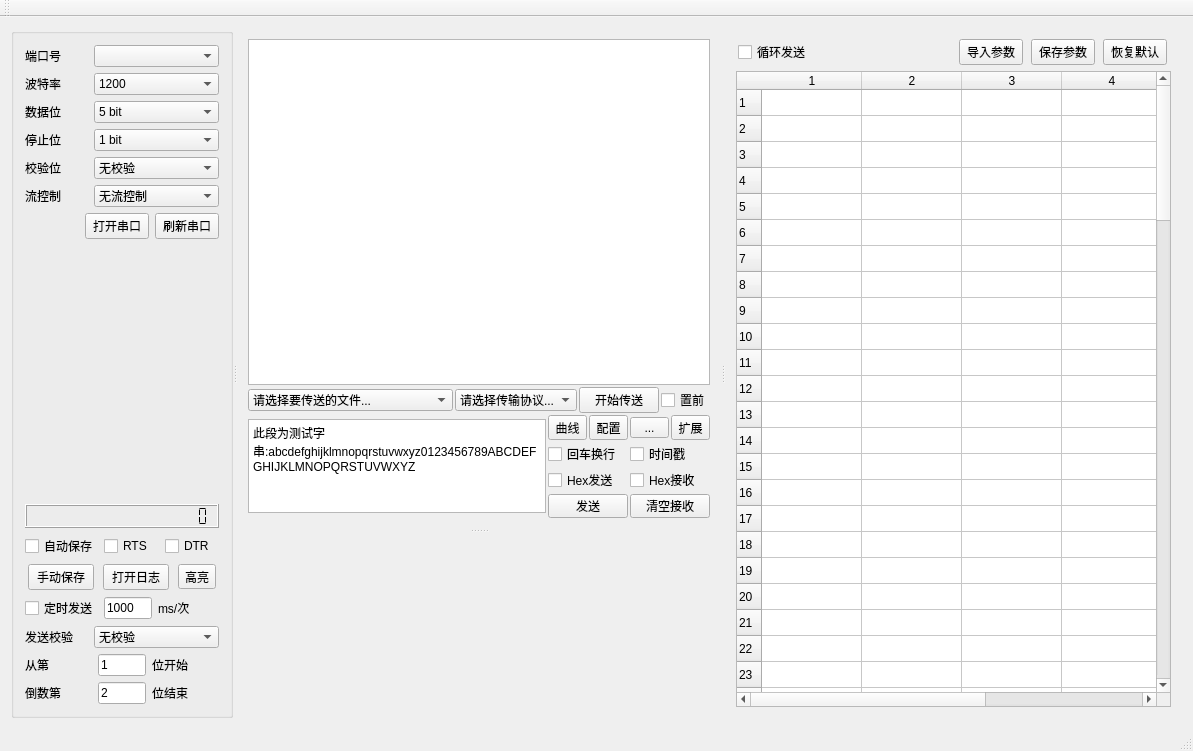
<?xml version="1.0" encoding="UTF-8"?>
<ui version="4.0">
 <class>SerialPortTool</class>
 <widget class="QMainWindow" name="SerialPortTool">
  <property name="geometry">
   <rect>
    <x>0</x>
    <y>0</y>
    <width>1193</width>
    <height>751</height>
   </rect>
  </property>
  <property name="windowTitle">
   <string>SerialPortTool</string>
  </property>
  <widget class="QWidget" name="centralWidget">
   <layout class="QHBoxLayout" name="horizontalLayout_22">
    <item>
     <widget class="QSplitter" name="splitter_serial_config">
      <property name="orientation">
       <enum>Qt::Horizontal</enum>
      </property>
      <widget class="QGroupBox" name="groupBox">
       <property name="sizePolicy">
        <sizepolicy hsizetype="Fixed" vsizetype="Preferred">
         <horstretch>0</horstretch>
         <verstretch>0</verstretch>
        </sizepolicy>
       </property>
       <property name="maximumSize">
        <size>
         <width>222</width>
         <height>16777215</height>
        </size>
       </property>
       <property name="title">
        <string/>
       </property>
       <layout class="QVBoxLayout" name="verticalLayout_5">
        <item>
         <layout class="QVBoxLayout" name="verticalLayout_6">
          <property name="sizeConstraint">
           <enum>QLayout::SetFixedSize</enum>
          </property>
          <item>
           <layout class="QVBoxLayout" name="verticalLayout_3">
            <property name="sizeConstraint">
             <enum>QLayout::SetFixedSize</enum>
            </property>
            <item>
             <layout class="QHBoxLayout" name="horizontalLayout" stretch="1,2">
              <item>
               <widget class="QLabel" name="label_com">
                <property name="text">
                 <string>端口号</string>
                </property>
               </widget>
              </item>
              <item>
               <widget class="QComboBox" name="comboBox_com_list"/>
              </item>
             </layout>
            </item>
            <item>
             <layout class="QHBoxLayout" name="horizontalLayout_2" stretch="1,2">
              <item>
               <widget class="QLabel" name="label_baudrate">
                <property name="text">
                 <string>波特率</string>
                </property>
               </widget>
              </item>
              <item>
               <widget class="QComboBox" name="comboBox_baudrate_list">
                <item>
                 <property name="text">
                  <string>1200</string>
                 </property>
                </item>
                <item>
                 <property name="text">
                  <string>2400</string>
                 </property>
                </item>
                <item>
                 <property name="text">
                  <string>4800</string>
                 </property>
                </item>
                <item>
                 <property name="text">
                  <string>9600</string>
                 </property>
                </item>
                <item>
                 <property name="text">
                  <string>115200</string>
                 </property>
                </item>
                <item>
                 <property name="text">
                  <string>921600</string>
                 </property>
                </item>
               </widget>
              </item>
             </layout>
            </item>
            <item>
             <layout class="QHBoxLayout" name="horizontalLayout_3" stretch="1,2">
              <item>
               <widget class="QLabel" name="label_data_bit">
                <property name="text">
                 <string>数据位</string>
                </property>
               </widget>
              </item>
              <item>
               <widget class="QComboBox" name="comboBox_data_bit_list">
                <item>
                 <property name="text">
                  <string>5 bit</string>
                 </property>
                </item>
                <item>
                 <property name="text">
                  <string>6 bit</string>
                 </property>
                </item>
                <item>
                 <property name="text">
                  <string>7 bit</string>
                 </property>
                </item>
                <item>
                 <property name="text">
                  <string>8 bit</string>
                 </property>
                </item>
               </widget>
              </item>
             </layout>
            </item>
            <item>
             <layout class="QHBoxLayout" name="horizontalLayout_4" stretch="1,2">
              <item>
               <widget class="QLabel" name="label_stop_bit">
                <property name="text">
                 <string>停止位</string>
                </property>
               </widget>
              </item>
              <item>
               <widget class="QComboBox" name="comboBox_stop_bit_list">
                <item>
                 <property name="text">
                  <string>1 bit</string>
                 </property>
                </item>
                <item>
                 <property name="text">
                  <string>1.5 bit</string>
                 </property>
                </item>
                <item>
                 <property name="text">
                  <string>2 bit</string>
                 </property>
                </item>
               </widget>
              </item>
             </layout>
            </item>
            <item>
             <layout class="QHBoxLayout" name="horizontalLayout_5" stretch="1,2">
              <item>
               <widget class="QLabel" name="label_check_bit">
                <property name="text">
                 <string>校验位</string>
                </property>
               </widget>
              </item>
              <item>
               <widget class="QComboBox" name="comboBox_check_bit_list">
                <item>
                 <property name="text">
                  <string>无校验</string>
                 </property>
                </item>
                <item>
                 <property name="text">
                  <string>奇校验</string>
                 </property>
                </item>
                <item>
                 <property name="text">
                  <string>偶校验</string>
                 </property>
                </item>
               </widget>
              </item>
             </layout>
            </item>
            <item>
             <layout class="QHBoxLayout" name="horizontalLayout_6" stretch="1,2">
              <item>
               <widget class="QLabel" name="label_flow_control">
                <property name="text">
                 <string>流控制</string>
                </property>
               </widget>
              </item>
              <item>
               <widget class="QComboBox" name="comboBox_flow_control_list">
                <item>
                 <property name="text">
                  <string>无流控制</string>
                 </property>
                </item>
                <item>
                 <property name="text">
                  <string>硬件流控制</string>
                 </property>
                </item>
                <item>
                 <property name="text">
                  <string>软件流控制</string>
                 </property>
                </item>
                <item>
                 <property name="text">
                  <string>自定义</string>
                 </property>
                </item>
               </widget>
              </item>
             </layout>
            </item>
            <item>
             <layout class="QHBoxLayout" name="horizontalLayout_11" stretch="6,1,1">
              <item>
               <spacer name="horizontalSpacer_2">
                <property name="orientation">
                 <enum>Qt::Horizontal</enum>
                </property>
                <property name="sizeHint" stdset="0">
                 <size>
                  <width>64</width>
                  <height>20</height>
                 </size>
                </property>
               </spacer>
              </item>
              <item>
               <widget class="QPushButton" name="pushButton_open_serial">
                <property name="maximumSize">
                 <size>
                  <width>64</width>
                  <height>16777215</height>
                 </size>
                </property>
                <property name="text">
                 <string>打开串口</string>
                </property>
               </widget>
              </item>
              <item>
               <widget class="QPushButton" name="pushButton_refresh_serial">
                <property name="maximumSize">
                 <size>
                  <width>64</width>
                  <height>16777215</height>
                 </size>
                </property>
                <property name="text">
                 <string>刷新串口</string>
                </property>
               </widget>
              </item>
             </layout>
            </item>
           </layout>
          </item>
          <item>
           <spacer name="verticalSpacer">
            <property name="orientation">
             <enum>Qt::Vertical</enum>
            </property>
            <property name="sizeHint" stdset="0">
             <size>
              <width>20</width>
              <height>168</height>
             </size>
            </property>
           </spacer>
          </item>
          <item>
           <layout class="QVBoxLayout" name="verticalLayout_4">
            <property name="sizeConstraint">
             <enum>QLayout::SetFixedSize</enum>
            </property>
            <item>
             <widget class="QLCDNumber" name="lcdNumber_time">
              <property name="minimumSize">
               <size>
                <width>0</width>
                <height>24</height>
               </size>
              </property>
              <property name="digitCount">
               <number>19</number>
              </property>
              <property name="segmentStyle">
               <enum>QLCDNumber::Flat</enum>
              </property>
             </widget>
            </item>
            <item>
             <layout class="QHBoxLayout" name="horizontalLayout_17">
              <item>
               <widget class="QCheckBox" name="checkBox_autosave">
                <property name="text">
                 <string>自动保存</string>
                </property>
               </widget>
              </item>
              <item>
               <widget class="QCheckBox" name="checkBox_rts">
                <property name="text">
                 <string>RTS</string>
                </property>
               </widget>
              </item>
              <item>
               <widget class="QCheckBox" name="checkBox_dtr">
                <property name="text">
                 <string>DTR</string>
                </property>
               </widget>
              </item>
             </layout>
            </item>
            <item>
             <layout class="QHBoxLayout" name="horizontalLayout_18"/>
            </item>
            <item>
             <layout class="QHBoxLayout" name="horizontalLayout_19">
              <item>
               <widget class="QPushButton" name="pushButton_manule_save">
                <property name="maximumSize">
                 <size>
                  <width>66</width>
                  <height>16777215</height>
                 </size>
                </property>
                <property name="text">
                 <string>手动保存</string>
                </property>
               </widget>
              </item>
              <item>
               <widget class="QPushButton" name="pushButton_open_log_doc">
                <property name="maximumSize">
                 <size>
                  <width>66</width>
                  <height>16777215</height>
                 </size>
                </property>
                <property name="text">
                 <string>打开日志</string>
                </property>
               </widget>
              </item>
              <item>
               <widget class="QToolButton" name="toolButton_highlight_key">
                <property name="text">
                 <string>高亮</string>
                </property>
               </widget>
              </item>
             </layout>
            </item>
            <item>
             <layout class="QHBoxLayout" name="horizontalLayout_7">
              <item>
               <widget class="QCheckBox" name="checkBox_timer_send">
                <property name="text">
                 <string>定时发送</string>
                </property>
               </widget>
              </item>
              <item>
               <widget class="QLineEdit" name="lineEdit_timer_send_interval">
                <property name="maximumSize">
                 <size>
                  <width>48</width>
                  <height>16777215</height>
                 </size>
                </property>
                <property name="text">
                 <string>1000</string>
                </property>
               </widget>
              </item>
              <item>
               <widget class="QLabel" name="label_7">
                <property name="text">
                 <string>ms/次</string>
                </property>
               </widget>
              </item>
             </layout>
            </item>
            <item>
             <layout class="QHBoxLayout" name="horizontalLayout_8" stretch="1,2">
              <item>
               <widget class="QLabel" name="label_send_check">
                <property name="maximumSize">
                 <size>
                  <width>64</width>
                  <height>16777215</height>
                 </size>
                </property>
                <property name="text">
                 <string>发送校验</string>
                </property>
               </widget>
              </item>
              <item>
               <widget class="QComboBox" name="comboBox_send_check_func_list">
                <item>
                 <property name="text">
                  <string>无校验</string>
                 </property>
                </item>
                <item>
                 <property name="text">
                  <string>校验和</string>
                 </property>
                </item>
                <item>
                 <property name="text">
                  <string>CRC32</string>
                 </property>
                </item>
                <item>
                 <property name="text">
                  <string>CRC16</string>
                 </property>
                </item>
                <item>
                 <property name="text">
                  <string>ModbusCRC16</string>
                 </property>
                </item>
               </widget>
              </item>
             </layout>
            </item>
            <item>
             <layout class="QHBoxLayout" name="horizontalLayout_9">
              <item>
               <widget class="QLabel" name="label_9">
                <property name="text">
                 <string>从第</string>
                </property>
               </widget>
              </item>
              <item>
               <widget class="QLineEdit" name="lineEdit_start_bit">
                <property name="maximumSize">
                 <size>
                  <width>48</width>
                  <height>16777215</height>
                 </size>
                </property>
                <property name="text">
                 <string>1</string>
                </property>
               </widget>
              </item>
              <item>
               <widget class="QLabel" name="label_10">
                <property name="text">
                 <string>位开始</string>
                </property>
               </widget>
              </item>
             </layout>
            </item>
            <item>
             <layout class="QHBoxLayout" name="horizontalLayout_10">
              <item>
               <widget class="QLabel" name="label_11">
                <property name="text">
                 <string>倒数第</string>
                </property>
               </widget>
              </item>
              <item>
               <widget class="QLineEdit" name="lineEdit_end_bit">
                <property name="maximumSize">
                 <size>
                  <width>48</width>
                  <height>16777215</height>
                 </size>
                </property>
                <property name="text">
                 <string>2</string>
                </property>
               </widget>
              </item>
              <item>
               <widget class="QLabel" name="label_12">
                <property name="text">
                 <string>位结束</string>
                </property>
               </widget>
              </item>
             </layout>
            </item>
           </layout>
          </item>
         </layout>
        </item>
       </layout>
      </widget>
      <widget class="QSplitter" name="splitter_cmd_list">
       <property name="orientation">
        <enum>Qt::Horizontal</enum>
       </property>
       <widget class="QSplitter" name="splitter_curve">
        <property name="orientation">
         <enum>Qt::Vertical</enum>
        </property>
        <widget class="QWidget" name="layoutWidget">
         <layout class="QVBoxLayout" name="verticalLayout_2">
          <property name="spacing">
           <number>2</number>
          </property>
          <item>
           <widget class="QTextEdit" name="textEdit_recv"/>
          </item>
          <item>
           <layout class="QHBoxLayout" name="horizontalLayout_16" stretch="6,2,1,0">
            <property name="spacing">
             <number>2</number>
            </property>
            <item>
             <widget class="QComboBox" name="comboBox_send_file">
              <item>
               <property name="text">
                <string>请选择要传送的文件...</string>
               </property>
              </item>
              <item>
               <property name="text">
                <string>...</string>
               </property>
              </item>
             </widget>
            </item>
            <item>
             <widget class="QComboBox" name="comboBox_send_protocol">
              <item>
               <property name="text">
                <string>请选择传输协议...</string>
               </property>
              </item>
              <item>
               <property name="text">
                <string>...</string>
               </property>
              </item>
             </widget>
            </item>
            <item>
             <widget class="QPushButton" name="pushButton_send_file">
              <property name="text">
               <string>开始传送</string>
              </property>
             </widget>
            </item>
            <item>
             <widget class="QCheckBox" name="checkBox">
              <property name="text">
               <string>置前</string>
              </property>
             </widget>
            </item>
           </layout>
          </item>
          <item>
           <layout class="QHBoxLayout" name="horizontalLayout_21">
            <property name="spacing">
             <number>2</number>
            </property>
            <property name="sizeConstraint">
             <enum>QLayout::SetFixedSize</enum>
            </property>
            <item>
             <widget class="QTextEdit" name="textEdit_send">
              <property name="sizePolicy">
               <sizepolicy hsizetype="Expanding" vsizetype="Fixed">
                <horstretch>0</horstretch>
                <verstretch>0</verstretch>
               </sizepolicy>
              </property>
              <property name="minimumSize">
               <size>
                <width>0</width>
                <height>94</height>
               </size>
              </property>
              <property name="maximumSize">
               <size>
                <width>16777215</width>
                <height>94</height>
               </size>
              </property>
              <property name="html">
               <string>&lt;!DOCTYPE HTML PUBLIC &quot;-//W3C//DTD HTML 4.0//EN&quot; &quot;http://www.w3.org/TR/REC-html40/strict.dtd&quot;&gt;
&lt;html&gt;&lt;head&gt;&lt;meta name=&quot;qrichtext&quot; content=&quot;1&quot; /&gt;&lt;style type=&quot;text/css&quot;&gt;
p, li { white-space: pre-wrap; }
&lt;/style&gt;&lt;/head&gt;&lt;body style=&quot; font-family:'SimSun'; font-size:9pt; font-weight:400; font-style:normal;&quot;&gt;
&lt;p style=&quot; margin-top:0px; margin-bottom:0px; margin-left:0px; margin-right:0px; -qt-block-indent:0; text-indent:0px;&quot;&gt;此段为测试字串:abcdefghijklmnopqrstuvwxyz0123456789ABCDEFGHIJKLMNOPQRSTUVWXYZ&lt;/p&gt;&lt;/body&gt;&lt;/html&gt;</string>
              </property>
             </widget>
            </item>
            <item>
             <layout class="QVBoxLayout" name="verticalLayout">
              <property name="spacing">
               <number>2</number>
              </property>
              <property name="sizeConstraint">
               <enum>QLayout::SetFixedSize</enum>
              </property>
              <item>
               <layout class="QHBoxLayout" name="horizontalLayout_15">
                <property name="spacing">
                 <number>2</number>
                </property>
                <property name="sizeConstraint">
                 <enum>QLayout::SetFixedSize</enum>
                </property>
                <item>
                 <widget class="QToolButton" name="toolButton_data_curve">
                  <property name="minimumSize">
                   <size>
                    <width>0</width>
                    <height>0</height>
                   </size>
                  </property>
                  <property name="maximumSize">
                   <size>
                    <width>40</width>
                    <height>16777215</height>
                   </size>
                  </property>
                  <property name="text">
                   <string>曲线</string>
                  </property>
                 </widget>
                </item>
                <item>
                 <widget class="QToolButton" name="toolButton_expand_config_serial">
                  <property name="maximumSize">
                   <size>
                    <width>40</width>
                    <height>16777215</height>
                   </size>
                  </property>
                  <property name="text">
                   <string>配置</string>
                  </property>
                 </widget>
                </item>
                <item>
                 <widget class="QToolButton" name="toolButton_set_curve_key">
                  <property name="maximumSize">
                   <size>
                    <width>40</width>
                    <height>16777215</height>
                   </size>
                  </property>
                  <property name="text">
                   <string>...</string>
                  </property>
                 </widget>
                </item>
                <item>
                 <widget class="QToolButton" name="toolButton_display_expand_cmd">
                  <property name="maximumSize">
                   <size>
                    <width>40</width>
                    <height>16777215</height>
                   </size>
                  </property>
                  <property name="text">
                   <string>扩展</string>
                  </property>
                 </widget>
                </item>
               </layout>
              </item>
              <item>
               <layout class="QHBoxLayout" name="horizontalLayout_12">
                <property name="spacing">
                 <number>2</number>
                </property>
                <property name="sizeConstraint">
                 <enum>QLayout::SetFixedSize</enum>
                </property>
                <item>
                 <widget class="QCheckBox" name="checkBox_crlf">
                  <property name="minimumSize">
                   <size>
                    <width>80</width>
                    <height>20</height>
                   </size>
                  </property>
                  <property name="maximumSize">
                   <size>
                    <width>80</width>
                    <height>24</height>
                   </size>
                  </property>
                  <property name="text">
                   <string>回车换行</string>
                  </property>
                 </widget>
                </item>
                <item>
                 <widget class="QCheckBox" name="checkBox_timestamp">
                  <property name="minimumSize">
                   <size>
                    <width>80</width>
                    <height>20</height>
                   </size>
                  </property>
                  <property name="maximumSize">
                   <size>
                    <width>80</width>
                    <height>24</height>
                   </size>
                  </property>
                  <property name="text">
                   <string>时间戳</string>
                  </property>
                 </widget>
                </item>
               </layout>
              </item>
              <item>
               <layout class="QHBoxLayout" name="horizontalLayout_13">
                <property name="spacing">
                 <number>2</number>
                </property>
                <property name="sizeConstraint">
                 <enum>QLayout::SetFixedSize</enum>
                </property>
                <item>
                 <widget class="QCheckBox" name="checkBox_hex_send">
                  <property name="minimumSize">
                   <size>
                    <width>80</width>
                    <height>20</height>
                   </size>
                  </property>
                  <property name="maximumSize">
                   <size>
                    <width>80</width>
                    <height>24</height>
                   </size>
                  </property>
                  <property name="text">
                   <string>Hex发送</string>
                  </property>
                 </widget>
                </item>
                <item>
                 <widget class="QCheckBox" name="checkBox_hex_recv">
                  <property name="minimumSize">
                   <size>
                    <width>80</width>
                    <height>20</height>
                   </size>
                  </property>
                  <property name="maximumSize">
                   <size>
                    <width>80</width>
                    <height>24</height>
                   </size>
                  </property>
                  <property name="text">
                   <string>Hex接收</string>
                  </property>
                 </widget>
                </item>
               </layout>
              </item>
              <item>
               <layout class="QHBoxLayout" name="horizontalLayout_14">
                <property name="spacing">
                 <number>2</number>
                </property>
                <property name="sizeConstraint">
                 <enum>QLayout::SetFixedSize</enum>
                </property>
                <item>
                 <widget class="QPushButton" name="pushButton_send_str">
                  <property name="minimumSize">
                   <size>
                    <width>80</width>
                    <height>20</height>
                   </size>
                  </property>
                  <property name="maximumSize">
                   <size>
                    <width>80</width>
                    <height>24</height>
                   </size>
                  </property>
                  <property name="text">
                   <string>发送</string>
                  </property>
                 </widget>
                </item>
                <item>
                 <widget class="QPushButton" name="pushButton_clear_recv">
                  <property name="minimumSize">
                   <size>
                    <width>80</width>
                    <height>20</height>
                   </size>
                  </property>
                  <property name="maximumSize">
                   <size>
                    <width>80</width>
                    <height>24</height>
                   </size>
                  </property>
                  <property name="text">
                   <string>清空接收</string>
                  </property>
                 </widget>
                </item>
               </layout>
              </item>
             </layout>
            </item>
           </layout>
          </item>
         </layout>
        </widget>
        <widget class="QCustomPlot" name="customplot_data_curve" native="true">
         <property name="minimumSize">
          <size>
           <width>0</width>
           <height>128</height>
          </size>
         </property>
         <property name="maximumSize">
          <size>
           <width>16777215</width>
           <height>512</height>
          </size>
         </property>
        </widget>
       </widget>
       <widget class="QWidget" name="layoutWidget">
        <layout class="QVBoxLayout" name="verticalLayout_7" stretch="1,50">
         <property name="sizeConstraint">
          <enum>QLayout::SetMaximumSize</enum>
         </property>
         <item>
          <layout class="QHBoxLayout" name="horizontalLayout_20" stretch="1,1,1,1,1">
           <property name="sizeConstraint">
            <enum>QLayout::SetFixedSize</enum>
           </property>
           <item>
            <widget class="QCheckBox" name="checkBox_loop_send">
             <property name="sizePolicy">
              <sizepolicy hsizetype="Fixed" vsizetype="Fixed">
               <horstretch>0</horstretch>
               <verstretch>0</verstretch>
              </sizepolicy>
             </property>
             <property name="minimumSize">
              <size>
               <width>64</width>
               <height>0</height>
              </size>
             </property>
             <property name="maximumSize">
              <size>
               <width>85</width>
               <height>16777215</height>
              </size>
             </property>
             <property name="text">
              <string>循环发送</string>
             </property>
            </widget>
           </item>
           <item>
            <spacer name="horizontalSpacer">
             <property name="orientation">
              <enum>Qt::Horizontal</enum>
             </property>
             <property name="sizeType">
              <enum>QSizePolicy::Fixed</enum>
             </property>
             <property name="sizeHint" stdset="0">
              <size>
               <width>128</width>
               <height>20</height>
              </size>
             </property>
            </spacer>
           </item>
           <item>
            <widget class="QPushButton" name="pushButton_import_param">
             <property name="sizePolicy">
              <sizepolicy hsizetype="Fixed" vsizetype="Fixed">
               <horstretch>0</horstretch>
               <verstretch>0</verstretch>
              </sizepolicy>
             </property>
             <property name="minimumSize">
              <size>
               <width>64</width>
               <height>0</height>
              </size>
             </property>
             <property name="maximumSize">
              <size>
               <width>64</width>
               <height>16777215</height>
              </size>
             </property>
             <property name="text">
              <string>导入参数</string>
             </property>
            </widget>
           </item>
           <item>
            <widget class="QPushButton" name="pushButton_save_param">
             <property name="sizePolicy">
              <sizepolicy hsizetype="Fixed" vsizetype="Fixed">
               <horstretch>0</horstretch>
               <verstretch>0</verstretch>
              </sizepolicy>
             </property>
             <property name="minimumSize">
              <size>
               <width>64</width>
               <height>0</height>
              </size>
             </property>
             <property name="maximumSize">
              <size>
               <width>64</width>
               <height>16777215</height>
              </size>
             </property>
             <property name="text">
              <string>保存参数</string>
             </property>
            </widget>
           </item>
           <item>
            <widget class="QPushButton" name="pushButton_set_default">
             <property name="sizePolicy">
              <sizepolicy hsizetype="Fixed" vsizetype="Fixed">
               <horstretch>0</horstretch>
               <verstretch>0</verstretch>
              </sizepolicy>
             </property>
             <property name="minimumSize">
              <size>
               <width>64</width>
               <height>0</height>
              </size>
             </property>
             <property name="maximumSize">
              <size>
               <width>64</width>
               <height>16777215</height>
              </size>
             </property>
             <property name="text">
              <string>恢复默认</string>
             </property>
            </widget>
           </item>
          </layout>
         </item>
         <item>
          <widget class="QTableWidget" name="tableWidget_cmd_list">
           <property name="sizePolicy">
            <sizepolicy hsizetype="Fixed" vsizetype="Expanding">
             <horstretch>0</horstretch>
             <verstretch>0</verstretch>
            </sizepolicy>
           </property>
           <property name="minimumSize">
            <size>
             <width>435</width>
             <height>0</height>
            </size>
           </property>
           <property name="maximumSize">
            <size>
             <width>435</width>
             <height>16777215</height>
            </size>
           </property>
           <property name="horizontalScrollBarPolicy">
            <enum>Qt::ScrollBarAsNeeded</enum>
           </property>
           <property name="rowCount">
            <number>101</number>
           </property>
           <property name="columnCount">
            <number>5</number>
           </property>
           <attribute name="verticalHeaderDefaultSectionSize">
            <number>26</number>
           </attribute>
           <row/>
           <row/>
           <row/>
           <row/>
           <row/>
           <row/>
           <row/>
           <row/>
           <row/>
           <row/>
           <row/>
           <row/>
           <row/>
           <row/>
           <row/>
           <row/>
           <row/>
           <row/>
           <row/>
           <row/>
           <row/>
           <row/>
           <row/>
           <row/>
           <row/>
           <row/>
           <row/>
           <row/>
           <row/>
           <row/>
           <row/>
           <row/>
           <row/>
           <row/>
           <row/>
           <row/>
           <row/>
           <row/>
           <row/>
           <row/>
           <row/>
           <row/>
           <row/>
           <row/>
           <row/>
           <row/>
           <row/>
           <row/>
           <row/>
           <row/>
           <row/>
           <row/>
           <row/>
           <row/>
           <row/>
           <row/>
           <row/>
           <row/>
           <row/>
           <row/>
           <row/>
           <row/>
           <row/>
           <row/>
           <row/>
           <row/>
           <row/>
           <row/>
           <row/>
           <row/>
           <row/>
           <row/>
           <row/>
           <row/>
           <row/>
           <row/>
           <row/>
           <row/>
           <row/>
           <row/>
           <row/>
           <row/>
           <row/>
           <row/>
           <row/>
           <row/>
           <row/>
           <row/>
           <row/>
           <row/>
           <row/>
           <row/>
           <row/>
           <row/>
           <row/>
           <row/>
           <row/>
           <row/>
           <row/>
           <row/>
           <row/>
           <column/>
           <column/>
           <column/>
           <column/>
           <column/>
          </widget>
         </item>
        </layout>
       </widget>
      </widget>
     </widget>
    </item>
   </layout>
  </widget>
  <widget class="QMenuBar" name="menuBar">
   <property name="geometry">
    <rect>
     <x>0</x>
     <y>0</y>
     <width>1193</width>
     <height>26</height>
    </rect>
   </property>
  </widget>
  <widget class="QToolBar" name="mainToolBar">
   <attribute name="toolBarArea">
    <enum>TopToolBarArea</enum>
   </attribute>
   <attribute name="toolBarBreak">
    <bool>false</bool>
   </attribute>
  </widget>
  <widget class="QStatusBar" name="statusBar"/>
 </widget>
 <layoutdefault spacing="6" margin="11"/>
 <customwidgets>
  <customwidget>
   <class>QCustomPlot</class>
   <extends>QWidget</extends>
   <header>qcustomplot/qcustomplot.h</header>
   <container>1</container>
  </customwidget>
 </customwidgets>
 <resources/>
 <connections/>
</ui>
